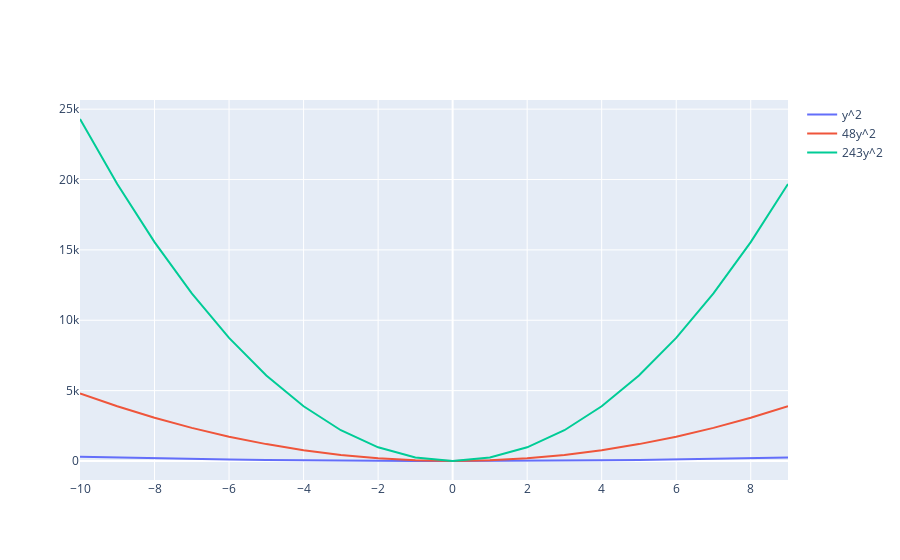

The notebook cell saved with this chart:
### Markdown cell above
Look at the graph above, and imagine walking through solely in the $x$ direction.  So we start where $x = 0$ and walk upwards until $x = 2$.  If we walk through this curve in the $x$ direction this is essentially what we see.

### Code cell
y_vals = list(range(-10, 10))
vals = list(range(-10, 10))
scatters = [go.Scatter(x=y_vals, y=[f(num,val) for val in y_vals], name = str(3*num**4) + 'y^2') for num in range(2, 4, 1)]
scatter_at_one = go.Scatter(x=y_vals, y=[f(1,val) for val in y_vals], name = 'y^2')
go.Figure(data=[scatter_at_one, *scatters])

### Figure 1 — Plotly figure (JSON) as saved in the notebook; plotly's stock layout.template omitted (floating-point values rounded to 4 significant figures)
{"data": [{"name": "y^2", "type": "scatter", "x": [-10, -9, -8, -7, -6, -5, -4, -3, -2, -1, 0, 1, 2, 3, 4, 5, 6, 7, 8, 9], "y": [300, 243, 192, 147, 108, 75, 48, 27, 12, 3, 0, 3, 12, 27, 48, 75, 108, 147, 192, 243]}, {"name": "48y^2", "type": "scatter", "x": [-10, -9, -8, -7, -6, -5, -4, -3, -2, -1, 0, 1, 2, 3, 4, 5, 6, 7, 8, 9], "y": [4800, 3888, 3072, 2352, 1728, 1200, 768, 432, 192, 48, 0, 48, 192, 432, 768, 1200, 1728, 2352, 3072, 3888]}, {"name": "243y^2", "type": "scatter", "x": [-10, -9, -8, -7, -6, -5, -4, -3, -2, -1, 0, 1, 2, 3, 4, 5, 6, 7, 8, 9], "y": [24300, 19683, 15552, 11907, 8748, 6075, 3888, 2187, 972, 243, 0, 243, 972, 2187, 3888, 6075, 8748, 11907, 15552, 19683]}], "layout": {"autosize": true, "xaxis": {"autorange": true, "range": [-10, 9], "type": "linear"}, "yaxis": {"autorange": true, "range": [-1350, 25650], "type": "linear"}}}
